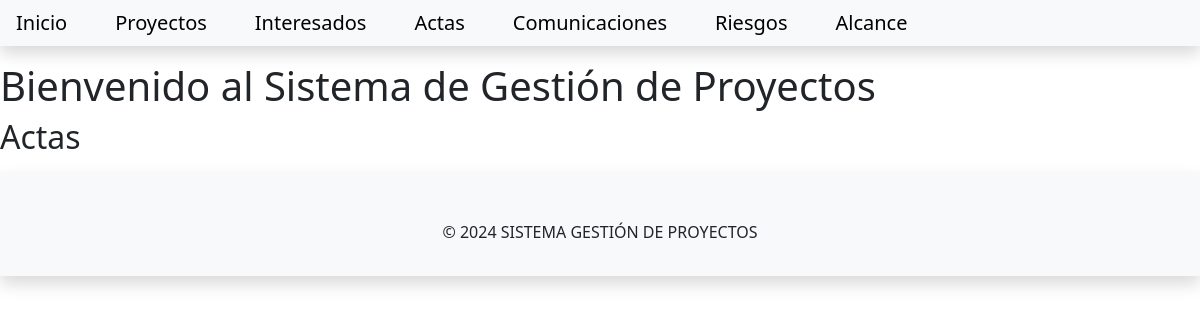
The app's page /gestionproyectos/acta, older data.
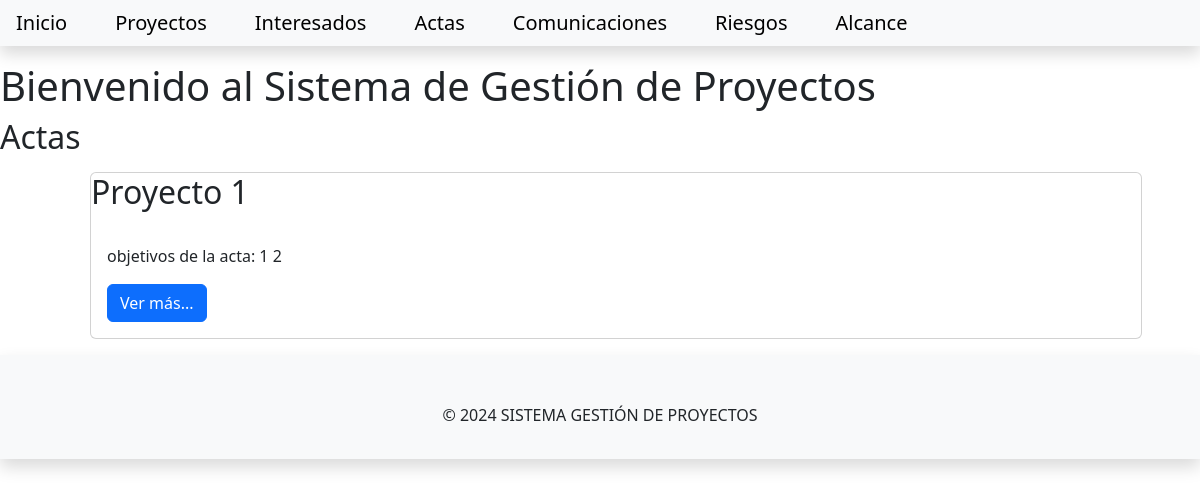
The same page, newer data.
### gestionproyecto/models.py (models this page shows, shortened)
class ActaConstitucion(models.Model):
    alcance = models.TextField()
    objetivos = models.TextField()
    entregables = models.TextField()
    justificacion = models.TextField()
    usuario = models.ForeignKey(to=User, on_delete=models.CASCADE)
    slug = models.SlugField(unique=True, max_length=200, blank=True)

class Proyecto(models.Model):
    nombre = models.CharField(max_length=100)
    descripcion = models.TextField()
    fecha_inicio = models.DateField()
    fecha_fin = models.DateField()
    estado = models.IntegerField(choices=ESTADO, default=0)
    fecha_creacion = models.DateTimeField(auto_now_add=True)
    fecha_modificacion = models.DateTimeField(auto_now=True)
    acta_constitucion = models.OneToOneField(to='gestionproyecto.ActaConstitucion', on_delete=models.CASCADE, null=True, blank=True)
    interesados = models.ManyToManyField(to=Interesado, blank=True)
    comunicaciones = models.ManyToManyField(to=Comunicacion, blank=True)
    riesgos = models.ManyToManyField(to=Riesgo, blank=True)
    alcances = models.ManyToManyField(to=Alcance, blank=True)
    slug = models.SlugField(unique=True, max_length=200, blank=True)
    def __str__(self):
        return self.nombre

### gestionproyecto/views.py (the view)
# urls.py: path('acta', views.ActasList.as_view(), name='acta_list'),
class ActasList(generic.ListView):
    queryset = ActaConstitucion.objects.all().order_by('proyecto')
    template_name = 'gestionproyectos/actalist.html'
    context_object_name = 'acta_list'

### templates/gestionproyectos/actalist.html
{% extends 'gestionproyectos/base.html' %}
{% block content %}
    <h1>Bienvenido al Sistema de Gestión de Proyectos</h1>
    <h2> Actas </h2>
    <div class="container">
         <ul>
        {% for acta in acta_list %}
        <div class="card m-3">
            <div class="card-title">
                <h2>{{ acta.proyecto | title}}</h2>
            </div>
            <div class="card-body">
                <p>
                    objetivos de la acta: {{ acta.objetivos }}
                </p>
                <a class="btn btn-primary" href="{% url 'acta_view' acta.slug %}">Ver más...</a>
            </div>
        </div>
        {% endfor %}
        </ul>
    </div>
{% endblock content %}

Row changes from the older to the newer data that the page shows:
added ActaConstitucion: proyecto "Proyecto 1", objetivos "1 2"
